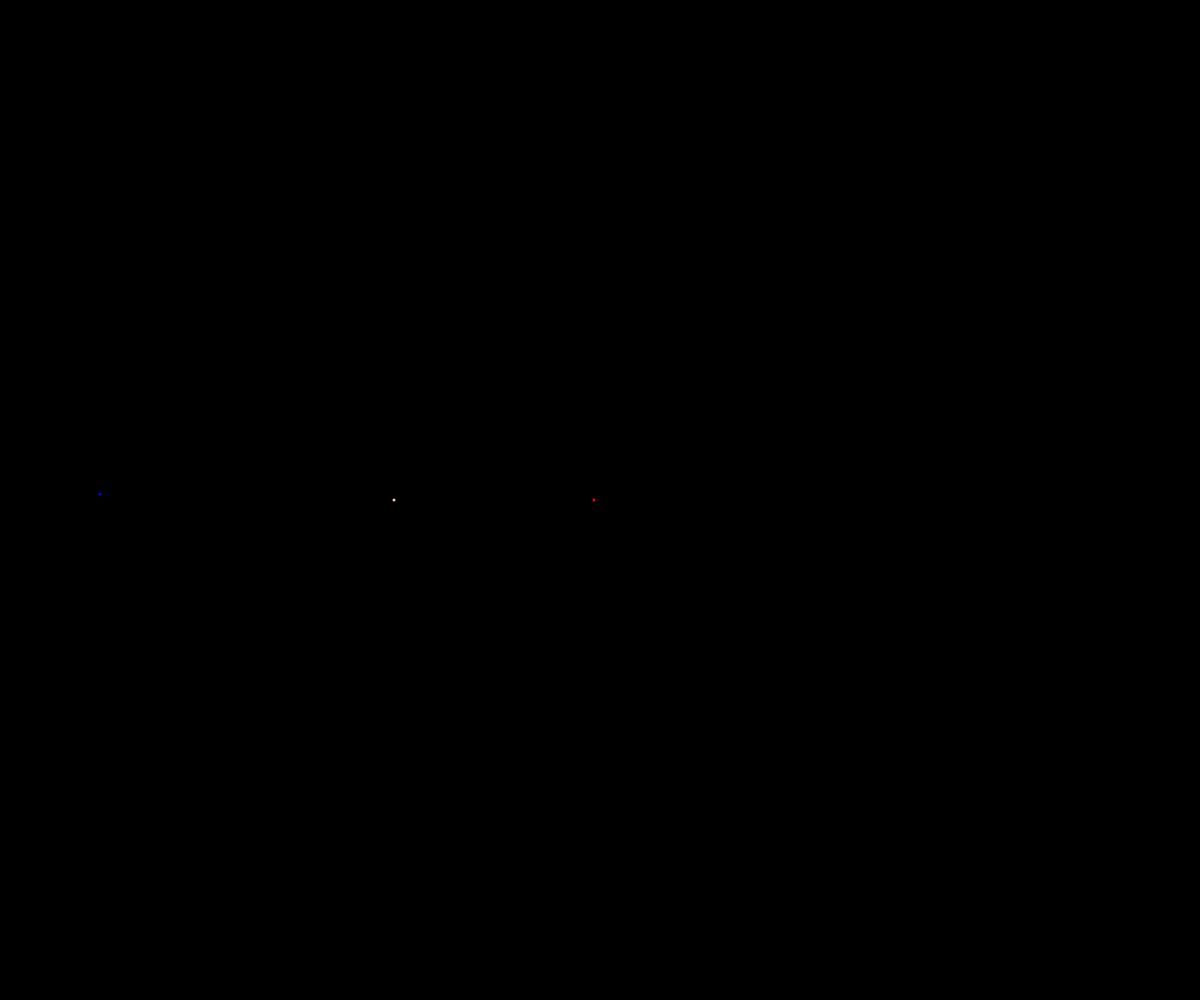
Frame 1 (no input)
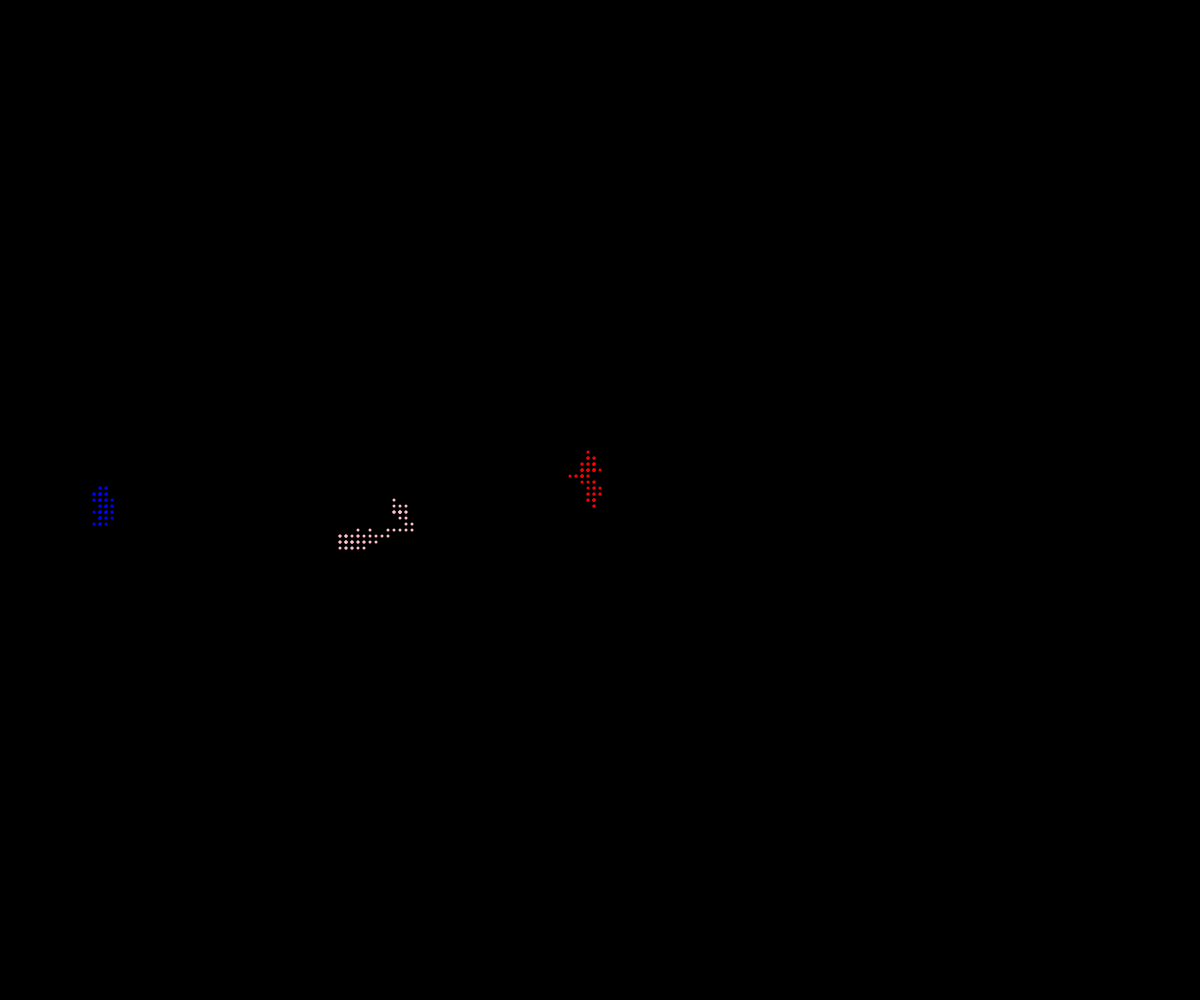
Frame 60 (no input)
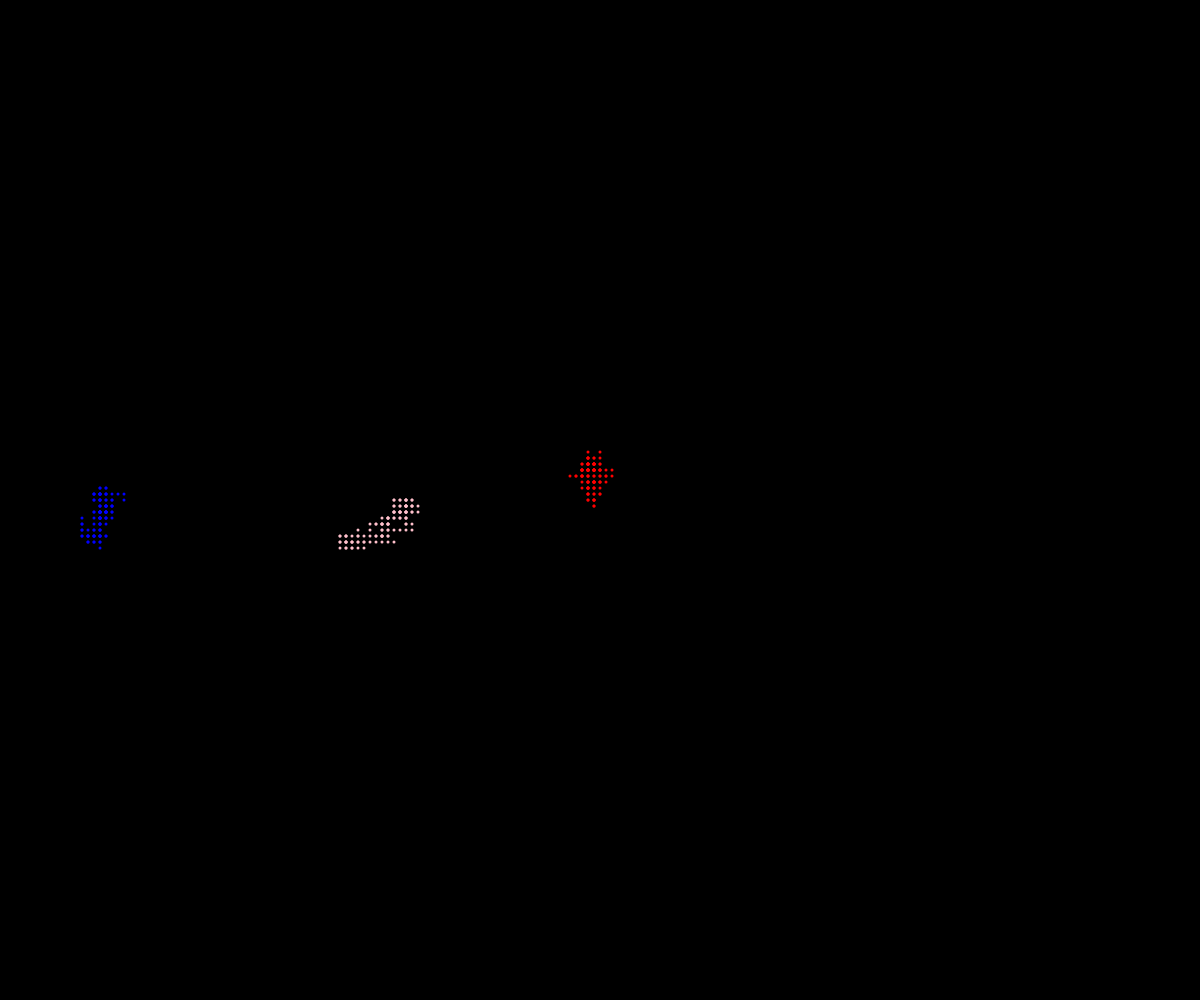
Frame 120 (the mouse pressed at the canvas centre since frame 60)

The p5.js sketch that drew these frames (run headless with seeded random() and noise() and a simulated clock; from frame 60 on, the mouse is pressed at the canvas centre):

// p5.js sketch
// ── sketch.js
// OOP Walker Demo

let kayaan, nick, hannah;

function setup() {
  createCanvas(windowWidth, windowHeight);
  background(0);
  kayaan = new Walker(width / 2, height / 2, "red");
  nick = new Walker(100, height / 2, "blue");
  hannah = new Walker(400,500,"pink");
}
function draw() {
  // background(255,0,255);
  kayaan.move();
  nick.move();
  hannah.move();
  kayaan.display();
  nick.display();
  hannah.display();
}
class Walker {
  constructor(x, y, theColor) {
    this.x = x;
    this.y = y;
    this.color = theColor;
    this.radius = 3;
    this.speed = this.radius*2;
  }
  display() {
    noStroke();
    fill(this.color);
    circle(this.x, this.y, this.radius);
  }
  move() {
    let choice = random(100);
    if (choice < 25) {//up
      this.y -= this.speed;
    }
    else if (choice < 50) {//down
      this.y += this.speed;
    }
    else if (choice < 75) {//left
      this.x -= this.speed;
    }
    else {//right
      this.x += this.speed;
    }
  }
}
